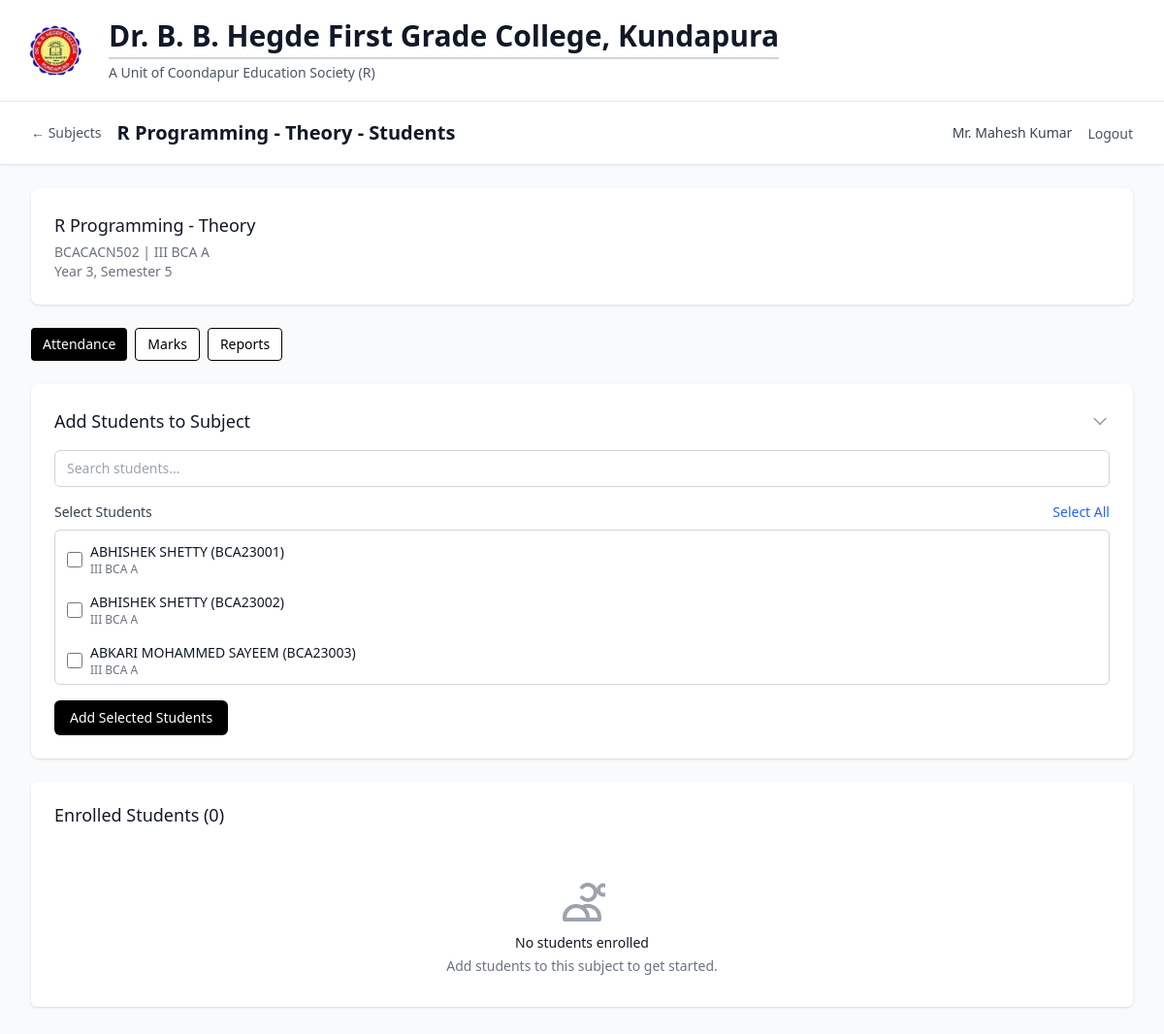
The app's page /lecturer/subjects/2/students (signed in) with its own data.
### models/academic.py (models this page shows, shortened)
class Subject(db.Model):
    __tablename__ = 'subject'
    id = db.Column(db.Integer, primary_key=True)
    name = db.Column(db.String(100), nullable=False)
    code = db.Column(db.String(20), nullable=False, index=True)
    course_id = db.Column(db.Integer, db.ForeignKey('course.id'), nullable=False)
    semester = db.Column(db.Integer, nullable=False)
    year = db.Column(db.Integer, nullable=False)
    credits = db.Column(db.Integer, default=3)
    description = db.Column(db.Text, nullable=True)
    created_at = db.Column(db.DateTime, default=datetime.utcnow)
    is_active = db.Column(db.Boolean, default=True)
    assignments = db.relationship('SubjectAssignment', backref='subject', lazy='dynamic')
    enrollments = db.relationship('StudentEnrollment', backref='subject', lazy='dynamic')
    attendance_records = db.relationship('AttendanceRecord', backref='subject', lazy='dynamic')
    monthly_summaries = db.relationship('MonthlyAttendanceSummary', backref='subject', lazy='dynamic')
    student_marks = db.relationship('StudentMarks', backref='subject', lazy='dynamic')
    __table_args__ = (db.UniqueConstraint('code', 'course_id', name='unique_subject_code_per_course'),)

class Course(db.Model):
    __tablename__ = 'course'
    id = db.Column(db.Integer, primary_key=True)
    name = db.Column(db.String(100), nullable=False)
    code = db.Column(db.String(20), unique=True, nullable=False, index=True)
    description = db.Column(db.Text, nullable=True)
    duration_years = db.Column(db.Integer, default=3, nullable=False)
    total_semesters = db.Column(db.Integer, default=6, nullable=False)
    created_at = db.Column(db.DateTime, default=datetime.utcnow)
    is_active = db.Column(db.Boolean, default=True)
    students = db.relationship('Student', backref='course', lazy='dynamic')
    subjects = db.relationship('Subject', backref='course', lazy='dynamic')

### models/user.py (models this page shows, shortened)
class Lecturer(db.Model):
    __tablename__ = 'lecturer'
    id = db.Column(db.Integer, primary_key=True)
    lecturer_id = db.Column(db.String(20), unique=True, nullable=False, index=True)
    name = db.Column(db.String(100), nullable=False)
    username = db.Column(db.String(80), unique=True, nullable=False, index=True)
    password_hash = db.Column(db.String(120), nullable=False)
    password_encrypted = db.Column(db.Text, nullable=True)  # Encrypted password for management access
    email = db.Column(db.String(120), unique=True, nullable=True)
    created_at = db.Column(db.DateTime, default=datetime.utcnow)
    last_login = db.Column(db.DateTime)
    is_active = db.Column(db.Boolean, default=True)
    subject_assignments = db.relationship('SubjectAssignment', backref='lecturer', lazy='dynamic')
    attendance_records = db.relationship('AttendanceRecord', backref='lecturer', lazy='dynamic')
    monthly_summaries = db.relationship('MonthlyAttendanceSummary', backref='lecturer', lazy='dynamic')
    student_marks = db.relationship('StudentMarks', backref='lecturer', lazy='dynamic')

### models/student.py (models this page shows, shortened)
class Student(db.Model):
    __tablename__ = 'student'
    id = db.Column(db.Integer, primary_key=True)
    roll_number = db.Column(db.String(20), unique=True, nullable=False, index=True)
    name = db.Column(db.String(100), nullable=False)
    course_id = db.Column(db.Integer, db.ForeignKey('course.id'), nullable=False)
    academic_year = db.Column(db.Integer, nullable=False)
    current_semester = db.Column(db.Integer, default=1)
    email = db.Column(db.String(120), unique=True, nullable=True)
    phone = db.Column(db.String(15), nullable=True)
    address = db.Column(db.Text, nullable=True)
    date_of_birth = db.Column(db.Date, nullable=True)
    admission_date = db.Column(db.Date, default=datetime.utcnow().date())
    created_at = db.Column(db.DateTime, default=datetime.utcnow)
    is_active = db.Column(db.Boolean, default=True)
    enrollments = db.relationship('StudentEnrollment', backref='student', lazy='dynamic')
    attendance_records = db.relationship('AttendanceRecord', backref='student', lazy='dynamic')
    marks = db.relationship('StudentMarks', backref='student', lazy='dynamic')

### routes/auth.py (the view)
        def decorated_function(*args, **kwargs):
            if not SessionManager.is_authenticated(session):
                flash('Please log in to access this page', 'error')
                return redirect(url_for('auth.index'))
            if user_type:
                if user_type == 'management' and not SessionManager.is_management(session):
                    flash('Access denied. Management login required.', 'error')
                    return redirect(url_for('auth.management_login'))
                elif user_type == 'lecturer' and not SessionManager.is_lecturer(session):
                    flash('Access denied. Lecturer login required.', 'error')
                    return redirect(url_for('auth.lecturer_login'))
            return f(*args, **kwargs)

### templates/lecturer/subject_students.html (shortened to what this page needs)
{% extends "base.html" %}
{% block content %}
<div class="min-h-screen bg-gray-50">
    <nav class="bg-white shadow-sm border-b border-gray-200">
        <div class="max-w-7xl mx-auto px-4 sm:px-6 lg:px-8">
            <div class="flex justify-between items-center h-16">
                <div class="flex items-center space-x-2 sm:space-x-4 min-w-0 flex-1">
                    <a href="{{ url_for('lecturer.subjects') }}" class="text-sm text-gray-600 hover:text-black flex-shrink-0">← Subjects</a>
                    <h1 class="text-sm sm:text-xl font-semibold text-gray-900 truncate">{{ subject.name }} - Students</h1>
                </div>
                <div class="hidden md:flex items-center space-x-4">
                    <span class="text-sm text-gray-700">{{ current_user.name or current_user.username }}</span>
                    <form method="POST" action="{{ url_for('auth.logout') }}" class="inline">
                        <button type="submit" class="text-sm text-gray-600 hover:text-black">Logout</button>
                    </form>
                </div>
            </div>
        </div>
    </nav>
    <div class="max-w-7xl mx-auto py-4 sm:py-6 px-4 sm:px-6 lg:px-8">
        <div class="bg-white shadow rounded-lg mb-4 sm:mb-6">
            <div class="px-4 py-4 sm:p-6">
                <h3 class="text-base sm:text-lg font-medium text-gray-900 truncate">{{ subject.name }}</h3>
                <p class="text-xs sm:text-sm text-gray-500 mt-1">{{ subject.code }} | {{ subject.course.name if subject.course else 'N/A' }}</p>
                <p class="text-xs sm:text-sm text-gray-500">Year {{ subject.year }}, Semester {{ subject.semester }}</p>
            </div>
        </div>
        <div class="flex flex-wrap gap-2 mb-4 sm:mb-6">
            <a href="{{ url_for('lecturer.attendance_management', subject_id=subject.id) }}"
               class="inline-flex items-center px-3 py-1.5 bg-black text-white rounded text-sm font-medium hover:bg-gray-800 active:bg-gray-900">
                Attendance
            </a>
            <a href="{{ url_for('lecturer.marks_management', subject_id=subject.id) }}"
               class="inline-flex items-center px-3 py-1.5 border border-black text-black bg-white rounded text-sm font-medium hover:bg-gray-50 active:bg-gray-100">
                Marks
            </a>
            <a href="{{ url_for('lecturer.subject_reports', subject_id=subject.id) }}"
               class="inline-flex items-center px-3 py-1.5 border border-black text-black bg-white rounded text-sm font-medium hover:bg-gray-50 active:bg-gray-100">
                Reports
            </a>
        </div>
        <div class="bg-white shadow rounded-lg mb-4 sm:mb-6">
            <div class="px-4 py-4 sm:p-6">
                <button onclick="toggleAddStudents()" class="flex items-center justify-between w-full text-left">
                    <h3 class="text-base sm:text-lg font-medium text-gray-900">Add Students to Subject</h3>
                    <svg id="add-students-icon" class="h-5 w-5 text-gray-400 transform transition-transform" fill="none" stroke="currentColor" viewBox="0 0 24 24">
                        <path stroke-linecap="round" stroke-linejoin="round" stroke-width="2" d="M19 9l-7 7-7-7"></path>
                    </svg>
                </button>
                <div id="add-students-form" class="mt-4 hidden sm:block">
                    <form method="POST" action="{{ url_for('lecturer.add_students_to_subject', subject_id=subject.id) }}">
                        <div class="mb-4">
                            <input type="text" id="student-search" placeholder="Search students..."
                                   class="w-full px-3 py-2 border border-gray-300 rounded-md text-sm focus:outline-none focus:ring-black focus:border-black">
                        </div>
                        <div class="mb-4">
                            <div class="flex items-center justify-between mb-2">
                                <label class="block text-sm font-medium text-gray-700">Select Students</label>
                                <button type="button" id="add-select-all-btn" class="text-xs sm:text-sm text-blue-600 hover:text-blue-800" onclick="toggleSelectAllAdd()">Select All</button>
                            </div>
                            <div class="max-h-40 overflow-y-auto border border-gray-300 rounded-md p-2">
                                {% for student in all_students %}
                                {% set is_enrolled = student in students %}
                                <div class="student-item flex items-center mb-2 p-1 hover:bg-gray-50 rounded"
                                     data-name="{{ student.name.lower() }}" data-roll="{{ student.roll_number.lower() }}">
                                    <input type="checkbox" name="student_ids" value="{{ student.id }}"
                                           id="student_{{ student.id }}" {% if is_enrolled %}disabled{% endif %}
                                           class="h-4 w-4 text-black focus:ring-black border-gray-300 rounded flex-shrink-0 add-student-checkbox">
                                    <label for="student_{{ student.id }}" class="ml-2 text-xs sm:text-sm text-gray-900 {% if is_enrolled %}text-gray-400{% endif %} cursor-pointer flex-1 min-w-0">
                                        <div class="truncate">{{ student.name }} ({{ student.roll_number }})</div>
                                        <div class="text-xs text-gray-500 truncate">{{ student.course.name if student.course else 'N/A' }}</div>
                                    </label>
                                </div>
                                {% endfor %}
                            </div>
                        </div>
                        <button type="submit" class="w-full sm:w-auto bg-black text-white px-4 py-2 rounded-md hover:bg-gray-800 focus:outline-none focus:ring-2 focus:ring-offset-2 focus:ring-black text-sm">
                            Add Selected Students
                        </button>
                    </form>
                </div>
            </div>
        </div>
        <div class="bg-white shadow overflow-hidden sm:rounded-md">
            <div class="px-4 py-4 sm:py-5 sm:px-6">
                <div class="flex items-center justify-between">
                    <h3 class="text-base sm:text-lg leading-6 font-medium text-gray-900">
                        Enrolled Students ({{ students|length }})
                    </h3>
                </div>
            </div>
            {% if students %}
            <form method="POST" action="{{ url_for('lecturer.remove_students_from_subject', subject_id=subject.id) }}">
                <input type="hidden" name="csrf_token" value="{{ csrf_token() }}"/>
                <div class="px-4 pb-4 sm:px-6">
                    <input type="text" id="enrolled-student-search" placeholder="Search enrolled students..."
                           class="w-full px-3 py-2 border border-gray-300 rounded-md text-sm focus:outline-none focus:ring-black focus:border-black">
                </div>
                <ul class="divide-y divide-gray-200 max-h-96 overflow-y-auto">
                    {% for student in students %}
                    <li class="enrolled-student-item px-4 py-3 sm:px-6"
                        data-name="{{ student.name.lower() }}" data-roll="{{ student.roll_number.lower() }}">
                        <div class="flex items-center justify-between">
                            <div class="flex items-center min-w-0 flex-1">
                                <input type="checkbox" name="student_ids" value="{{ student.id }}"
                                       class="h-4 w-4 text-black focus:ring-black border-gray-300 rounded flex-shrink-0 student-checkbox">
                                <div class="ml-3 min-w-0 flex-1">
                                    <p class="text-sm font-medium text-gray-900 truncate">{{ student.name }}</p>
                                    <p class="text-xs sm:text-sm text-gray-500 truncate">{{ student.roll_number }} | {{ student.course.name if student.course else 'N/A' }}</p>
                                    <p class="text-xs text-gray-500">Year {{ student.academic_year }}, Sem {{ student.current_semester }}</p>
                                </div>
                            </div>
                            <div class="text-xs sm:text-sm text-gray-500 ml-2 flex-shrink-0">
                                {% set attendance_pct = subject.get_attendance_percentage(student.id) %}
                                <div class="text-right">
                                    <div>{{ "%.2f"|format(attendance_pct) }}%</div>
                                    <div class="text-xs text-gray-400">Attendance</div>
                                </div>
                            </div>
                        </div>
                    </li>
                    {% endfor %}
                </ul>
                <div class="px-4 py-3 bg-gray-50 sm:px-6">
                    <div class="flex flex-col sm:flex-row sm:justify-between sm:items-center space-y-2 sm:space-y-0">
                        <div class="text-sm text-gray-600">
                            <span id="selected-count">0</span> students selected
                        </div>
                        <button type="submit" onclick="return confirmRemove()"
                                class="w-full sm:w-auto bg-red-600 text-white px-4 py-2 rounded-md hover:bg-red-700 focus:outline-none focus:ring-2 focus:ring-offset-2 focus:ring-red-500 text-sm">
                            Remove Selected Students
                        </button>
                    </div>
                </div>
            </form>
            {% else %}
            <div class="px-4 py-8 sm:px-6 text-center">
                <svg class="mx-auto h-12 w-12 text-gray-400" fill="none" stroke="currentColor" viewBox="0 0 24 24">
                    <path stroke-linecap="round" stroke-linejoin="round" stroke-width="2" d="M12 4.354a4 4 0 110 5.292M15 21H3v-1a6 6 0 0112 0v1zm0 0h6v-1a6 6 0 00-9-5.197m13.5-9a2.5 2.5 0 11-5 0 2.5 2.5 0 015 0z"></path>
                </svg>
                <h3 class="mt-2 text-sm font-medium text-gray-900">No students enrolled</h3>
                <p class="mt-1 text-sm text-gray-500">Add students to this subject to get started.</p>
            </div>
            {% endif %}
        </div>
    </div>
</div>
{% endblock %}

### records on screen
Subject: name "R Programming - Theory", code "BCACACN502", year "3", semester "5"
Lecturer: name "Mr. Mahesh Kumar"
Course: course "III BCA A"
Student: name "ABHISHEK SHETTY", roll_number "BCA23001", course "III BCA A"
Student: name "ABHISHEK SHETTY", roll_number "BCA23002", course "III BCA A"
Student: name "ABKARI MOHAMMED SAYEEM", roll_number "BCA23003", course "III BCA A"

### other values on screen
{{ students|length }} "0"
